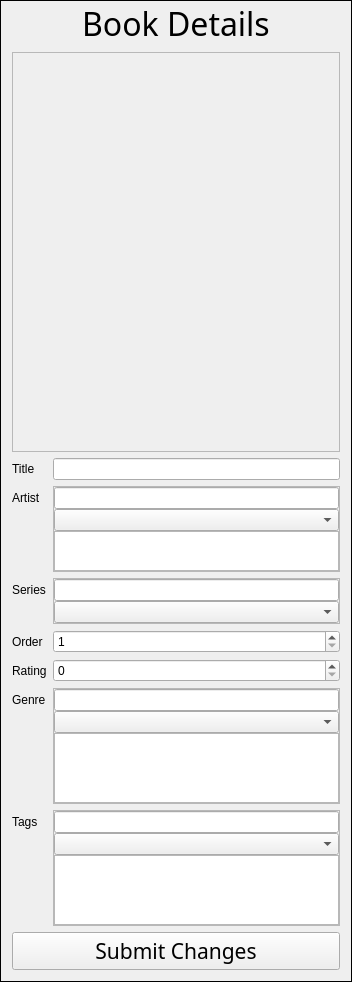
<?xml version="1.0" encoding="UTF-8"?>
<ui version="4.0">
 <class>details_panel</class>
 <widget class="QFrame" name="details_panel">
  <property name="geometry">
   <rect>
    <x>0</x>
    <y>0</y>
    <width>352</width>
    <height>958</height>
   </rect>
  </property>
  <property name="maximumSize">
   <size>
    <width>352</width>
    <height>16777215</height>
   </size>
  </property>
  <property name="windowTitle">
   <string>Frame</string>
  </property>
  <property name="frameShape">
   <enum>QFrame::Box</enum>
  </property>
  <layout class="QFormLayout" name="formLayout">
   <property name="topMargin">
    <number>0</number>
   </property>
   <item row="0" column="0" colspan="2">
    <widget class="QLabel" name="side_header_2">
     <property name="font">
      <font>
       <family>Century Gothic</family>
       <pointsize>24</pointsize>
      </font>
     </property>
     <property name="text">
      <string>Book Details</string>
     </property>
     <property name="alignment">
      <set>Qt::AlignCenter</set>
     </property>
    </widget>
   </item>
   <item row="1" column="0" colspan="2">
    <widget class="QFrame" name="frame_10">
     <property name="minimumSize">
      <size>
       <width>0</width>
       <height>400</height>
      </size>
     </property>
     <property name="maximumSize">
      <size>
       <width>16777215</width>
       <height>400</height>
      </size>
     </property>
     <property name="frameShape">
      <enum>QFrame::StyledPanel</enum>
     </property>
     <property name="frameShadow">
      <enum>QFrame::Raised</enum>
     </property>
     <layout class="QGridLayout" name="gridLayout_2">
      <property name="leftMargin">
       <number>0</number>
      </property>
      <property name="topMargin">
       <number>0</number>
      </property>
      <property name="rightMargin">
       <number>0</number>
      </property>
      <property name="bottomMargin">
       <number>0</number>
      </property>
      <property name="spacing">
       <number>0</number>
      </property>
      <item row="0" column="0">
       <widget class="QLabel" name="cover_img">
        <property name="minimumSize">
         <size>
          <width>280</width>
          <height>400</height>
         </size>
        </property>
        <property name="maximumSize">
         <size>
          <width>280</width>
          <height>400</height>
         </size>
        </property>
        <property name="text">
         <string/>
        </property>
        <property name="pixmap">
         <pixmap>../test_library/Kaguya-sama wa Kokurasetai Tensai-tachi no Renai Zunousen/002.jpg</pixmap>
        </property>
        <property name="scaledContents">
         <bool>true</bool>
        </property>
        <property name="alignment">
         <set>Qt::AlignCenter</set>
        </property>
       </widget>
      </item>
     </layout>
    </widget>
   </item>
   <item row="2" column="0">
    <widget class="QLabel" name="label_12">
     <property name="text">
      <string>Title</string>
     </property>
    </widget>
   </item>
   <item row="2" column="1">
    <widget class="QLineEdit" name="title_text"/>
   </item>
   <item row="3" column="0">
    <widget class="QLabel" name="label_8">
     <property name="text">
      <string>Artist</string>
     </property>
    </widget>
   </item>
   <item row="3" column="1">
    <widget class="QFrame" name="frame_7">
     <property name="frameShape">
      <enum>QFrame::StyledPanel</enum>
     </property>
     <property name="frameShadow">
      <enum>QFrame::Raised</enum>
     </property>
     <layout class="QVBoxLayout" name="verticalLayout_8">
      <property name="spacing">
       <number>0</number>
      </property>
      <property name="leftMargin">
       <number>0</number>
      </property>
      <property name="topMargin">
       <number>0</number>
      </property>
      <property name="rightMargin">
       <number>0</number>
      </property>
      <property name="bottomMargin">
       <number>0</number>
      </property>
      <item>
       <widget class="QLineEdit" name="artist_text"/>
      </item>
      <item>
       <widget class="QComboBox" name="artist_dropdown"/>
      </item>
      <item>
       <widget class="QListWidget" name="artist_list">
        <property name="maximumSize">
         <size>
          <width>16777215</width>
          <height>40</height>
         </size>
        </property>
       </widget>
      </item>
     </layout>
    </widget>
   </item>
   <item row="4" column="0">
    <widget class="QLabel" name="label_11">
     <property name="text">
      <string>Series</string>
     </property>
    </widget>
   </item>
   <item row="4" column="1">
    <widget class="QFrame" name="frame_12">
     <property name="frameShape">
      <enum>QFrame::StyledPanel</enum>
     </property>
     <property name="frameShadow">
      <enum>QFrame::Raised</enum>
     </property>
     <layout class="QVBoxLayout" name="verticalLayout_11">
      <property name="spacing">
       <number>0</number>
      </property>
      <property name="leftMargin">
       <number>0</number>
      </property>
      <property name="topMargin">
       <number>0</number>
      </property>
      <property name="rightMargin">
       <number>0</number>
      </property>
      <property name="bottomMargin">
       <number>0</number>
      </property>
      <item>
       <widget class="QLineEdit" name="series_text"/>
      </item>
      <item>
       <widget class="QComboBox" name="series_dropdown"/>
      </item>
     </layout>
    </widget>
   </item>
   <item row="5" column="0">
    <widget class="QLabel" name="label_9">
     <property name="text">
      <string>Order</string>
     </property>
    </widget>
   </item>
   <item row="5" column="1">
    <widget class="QSpinBox" name="order_number">
     <property name="minimum">
      <number>1</number>
     </property>
    </widget>
   </item>
   <item row="6" column="0">
    <widget class="QLabel" name="label_13">
     <property name="text">
      <string>Rating</string>
     </property>
    </widget>
   </item>
   <item row="6" column="1">
    <widget class="QSpinBox" name="rating_number">
     <property name="maximum">
      <number>10</number>
     </property>
    </widget>
   </item>
   <item row="7" column="0">
    <widget class="QLabel" name="label_10">
     <property name="text">
      <string>Genre</string>
     </property>
    </widget>
   </item>
   <item row="7" column="1">
    <widget class="QFrame" name="frame_11">
     <property name="frameShape">
      <enum>QFrame::StyledPanel</enum>
     </property>
     <property name="frameShadow">
      <enum>QFrame::Raised</enum>
     </property>
     <layout class="QVBoxLayout" name="verticalLayout_10">
      <property name="spacing">
       <number>0</number>
      </property>
      <property name="leftMargin">
       <number>0</number>
      </property>
      <property name="topMargin">
       <number>0</number>
      </property>
      <property name="rightMargin">
       <number>0</number>
      </property>
      <property name="bottomMargin">
       <number>0</number>
      </property>
      <item>
       <widget class="QLineEdit" name="genre_text"/>
      </item>
      <item>
       <widget class="QComboBox" name="genre_dropdown"/>
      </item>
      <item>
       <widget class="QListWidget" name="genre_list">
        <property name="maximumSize">
         <size>
          <width>16777215</width>
          <height>75</height>
         </size>
        </property>
       </widget>
      </item>
     </layout>
    </widget>
   </item>
   <item row="8" column="0">
    <widget class="QLabel" name="label_14">
     <property name="text">
      <string>Tags</string>
     </property>
    </widget>
   </item>
   <item row="8" column="1">
    <widget class="QFrame" name="frame_8">
     <property name="frameShape">
      <enum>QFrame::StyledPanel</enum>
     </property>
     <property name="frameShadow">
      <enum>QFrame::Raised</enum>
     </property>
     <layout class="QVBoxLayout" name="verticalLayout_9">
      <property name="spacing">
       <number>0</number>
      </property>
      <property name="leftMargin">
       <number>0</number>
      </property>
      <property name="topMargin">
       <number>0</number>
      </property>
      <property name="rightMargin">
       <number>0</number>
      </property>
      <property name="bottomMargin">
       <number>0</number>
      </property>
      <item>
       <widget class="QLineEdit" name="tags_text"/>
      </item>
      <item>
       <widget class="QComboBox" name="tags_dropdown"/>
      </item>
      <item>
       <widget class="QListWidget" name="tags_list">
        <property name="maximumSize">
         <size>
          <width>16777215</width>
          <height>75</height>
         </size>
        </property>
       </widget>
      </item>
     </layout>
    </widget>
   </item>
   <item row="9" column="0" colspan="2">
    <widget class="QPushButton" name="submit_button">
     <property name="font">
      <font>
       <family>Century Gothic</family>
       <pointsize>16</pointsize>
      </font>
     </property>
     <property name="text">
      <string>Submit Changes</string>
     </property>
    </widget>
   </item>
  </layout>
 </widget>
 <resources/>
 <connections/>
</ui>
